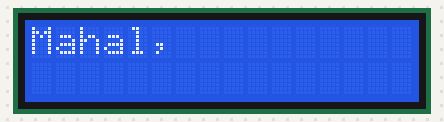
A sketch run on a simulated Arduino Uno, built with avr-gcc and run on an emulated ATmega328P. Parts: 16×2 character LCD.

Above: at 1.7 s.
At 4.1 s:
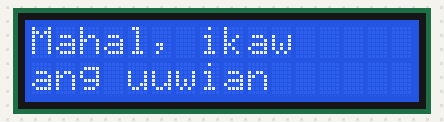
At 12.0 s:
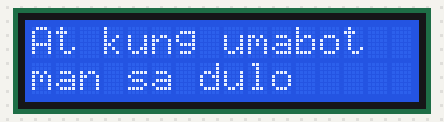
At 16.0 s:
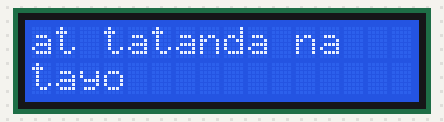
At 26.5 s:
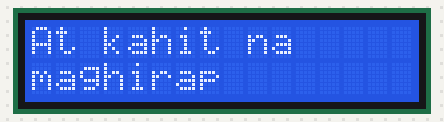
At 38.0 s:
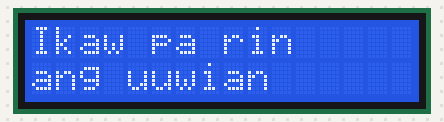

The sketch:

libulibongbuwan-lyrics.ino
```cpp
#include <Wire.h>
#include <LiquidCrystal_I2C.h>

LiquidCrystal_I2C lcd(0x27, 16, 2);

struct WordStep {
  unsigned long timeMs;
  const char* word;
  uint8_t col;
  uint8_t row;
  bool clearScreen;
};

const WordStep lyrics[] = {
  {    280, "Mahal,",     0, 0, true  },
  {   1100, "ikaw",      7, 0, false },
  {   2100, "ang",       0, 1, false },
  {   2640, "uuwian",    4, 1, false },
  {   7060, "At",        0, 0, true  },
  {   7540, "kung",      3, 0, false },
  {   8100, "umabot",    8, 0, false },
  {   9340, "man",       0, 1, false },
  {  10060, "sa",        4, 1, false },
  {  10600, "dulo",      7, 1, false },
  {  12060, "at",        0, 0, true  },
  {  12840, "tatanda",   3, 0, false },
  {  14060, "na",       11, 0, false },
  {  14560, "tayo",      0, 1, false },
  {  16320, "Ikaw",      0, 0, true  },
  {  17080, "pa",        5, 0, false },
  {  17340, "rin",       8, 0, false },
  {  18080, "ang",       0, 1, false },
  {  18580, "uuwian",    4, 1, false },
  {  23040, "At",        0, 0, true  },
  {  23560, "kahit",     3, 0, false },
  {  24560, "na",        9, 0, false },
  {  25080, "maghirap",  0, 1, false },
  {  26580, "tayo,",     9, 1, false },
  {  28100, "'di",       0, 0, true  },
  {  29080, "na",        4, 0, false },
  {  29560, "magbabago", 0, 1, false },
  {  34220, "Ikaw",      0, 0, true  },
  {  35120, "pa",        5, 0, false },
  {  35400, "rin",       8, 0, false },
  {  36100, "ang",       0, 1, false },
  {  36600, "uuwian",    4, 1, false }
};

const int totalWords = sizeof(lyrics) / sizeof(lyrics[0]);
int currentWordIndex = 0;
unsigned long startPlaybackTime = 0;

void setup() {
  lcd.init();
  lcd.backlight();
  lcd.clear();
  lcd.setCursor(0, 0);
  lcd.print("@rence.szkyrob");
  delay(1300);
  lcd.clear();
  startPlaybackTime = millis();
}

void loop() {
  unsigned long elapsed = millis() - startPlaybackTime;
  if (currentWordIndex < totalWords) {
    if (elapsed >= lyrics[currentWordIndex].timeMs) {
      if (lyrics[currentWordIndex].clearScreen) {
        lcd.clear();
      }
      lcd.setCursor(lyrics[currentWordIndex].col, lyrics[currentWordIndex].row);
      lcd.print(lyrics[currentWordIndex].word);
      currentWordIndex++;
    }
  }
}
```

Measured:
- what the display in image 0 shows lasts 0.8 s, from 1.7 s to 2.5 s
- what the display in image 1 shows lasts 4.4 s, from 4.0 s to 8.4 s
- what the display in image 2 shows lasts 1.4 s, from 12.0 s to 13.4 s
- what the display in image 3 shows lasts 1.8 s, from 15.9 s to 17.7 s
